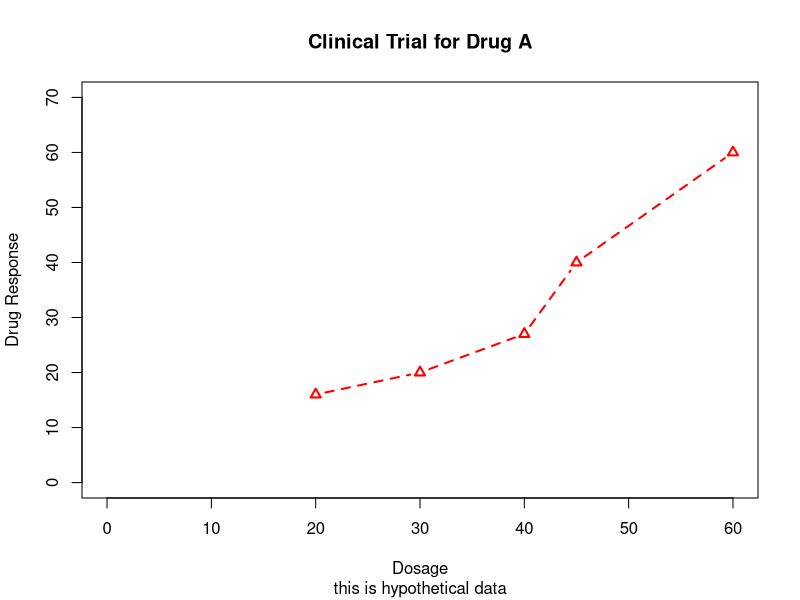
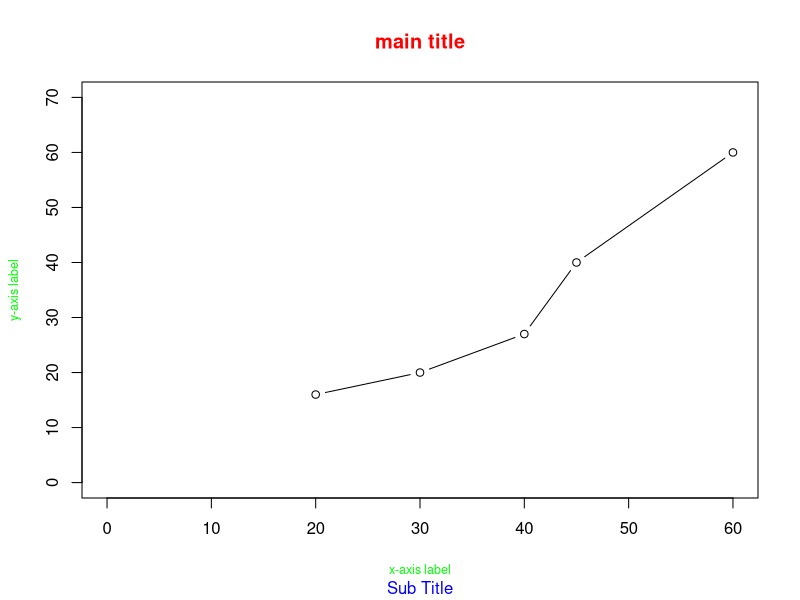
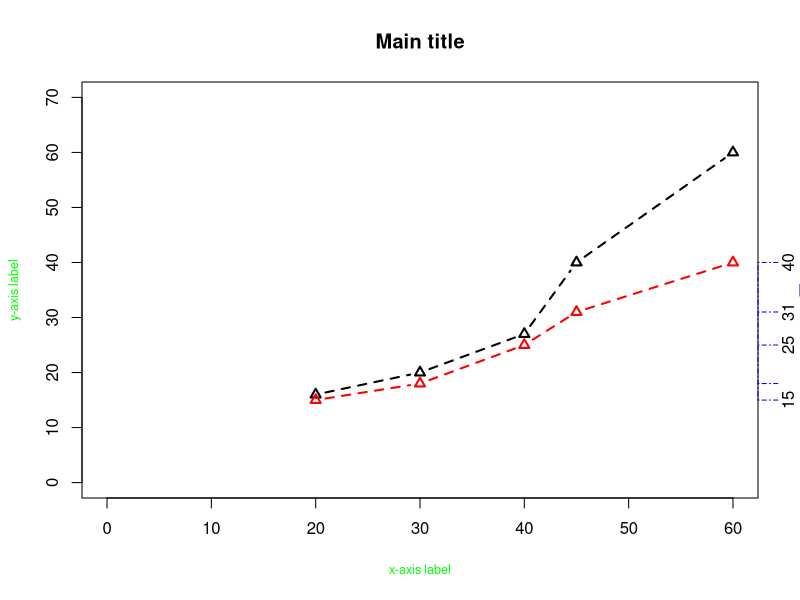
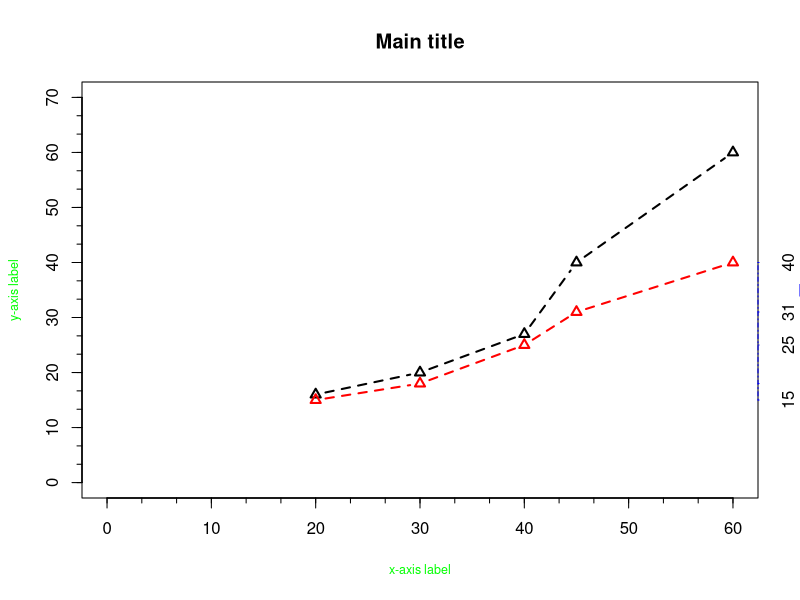
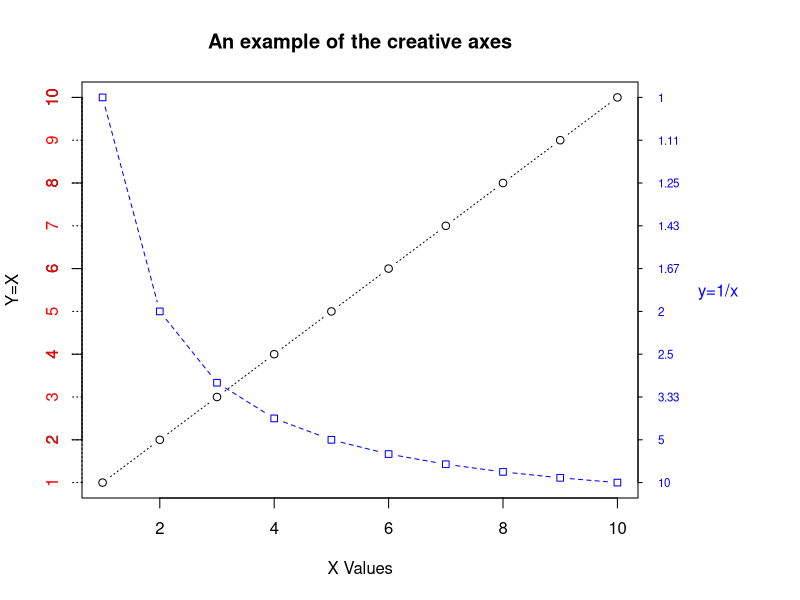
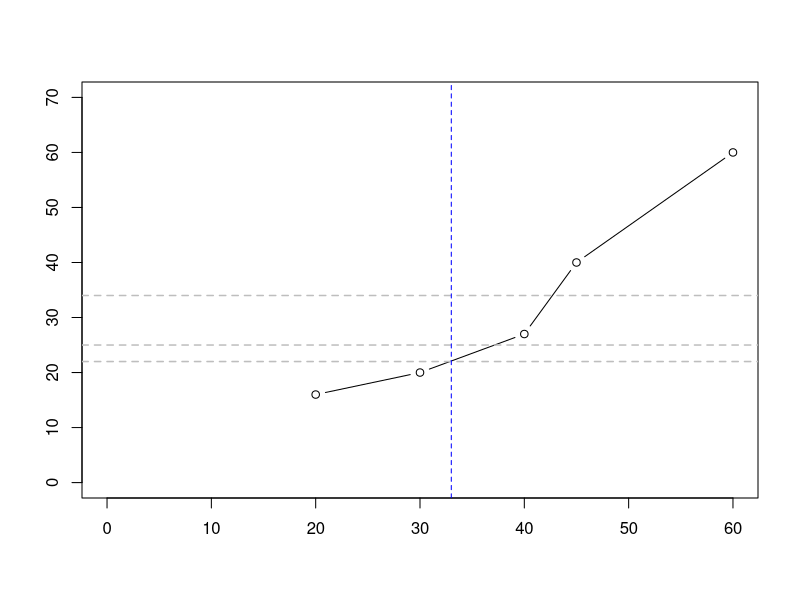
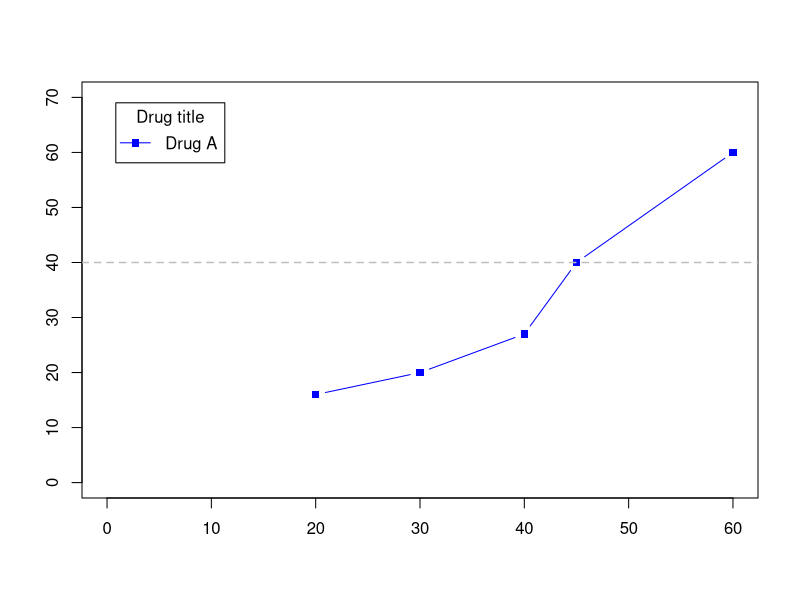
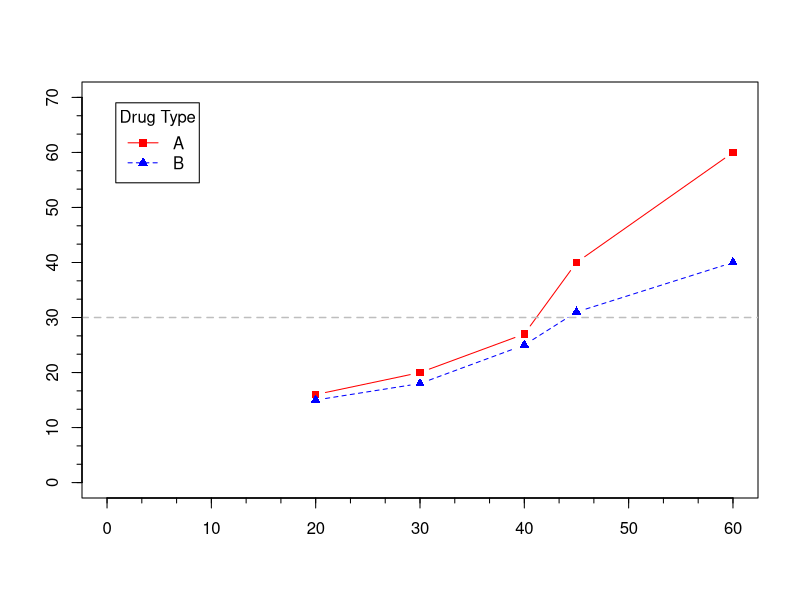

Generate these figures, in order, with R:
#set the file path
setwd(file.path("C:","Users","Ganesh Babau","Documents","GitHub","ProgrammingLanguages","R","Basic Graphs"))

#numeric vector
dose <- c(20,30,40,45,60)
drugA <- c(16,20,27,40,60)
drugB <- c(15,18,25,31,40)

#Axis values range setup
plot(dose,drugA,type="b",col="red",lty=2,pch=2,lwd=2,main="Clinical Trial for Drug A",sub="this is hypothetical data",
xlab="Dosage",ylab="Drug Response",xlim=c(0,60),ylim=c(0,70))  #xlim and ylim options are the co-ordination ranges
par(ann=FALSE) #ann=FALSE options remove default titles and labels in the plot

#TITLES
#------
#use title() function to add information to a title and axis labels to a plot along with graphical parameters

plot(dose,drugA,type="b",xlim=c(0,60),ylim=c(0,70))
par(ann=FALSE)
title(main="main title",col.main="red",sub="Sub Title",col.sub="blue")#main and sub options specifyies the titles
title(xlab="x-axis label",ylab="y-axis label",col.lab="green",cex.lab=0.75) #xlab and ylab are the axis labels

#AXES
#----------------
#Axis() functions is typically used for custom axis
opar <- par(no.readonly=TRUE)
plot(dose,drugA,type="b",lty=2,pch=2,lwd=2,ann=FALSE,xlim=c(0,60),ylim=c(0,70))
lines(dose,drugB,type="b",lty=2,pch=2,lwd=2,col="red")#line functions() adds an new line
#axis(side=4)#side options is integer indicating the side of the graph on which to draw the axix 1(bottom),2(left),3(top),4(right)
#axis(side=4,at=drugB)#at options where numeric vector indicating where tick marks should be drawn
#axis(side=4,at=drugB,labels=drugB)#labels options is charc vector of labels to be placed at the tick marks
#axis(side=4,at=drugB,labels=drugB,lty=4,col="blue")#col options line and tick mark colour
#axis(side=4,at=drugB,labels=dose,lty=4,col="blue",las=2)#las options title specify the label in parallel(1) or perpendicular(2)
axis(side=4,at=drugB,lty=4,col="blue",tck=-0.05)#tck options supresses the length of each tick mark which is major.
mtext("Drug B",side=4,line=2,cex.lab=1,col="blue",las=1)#mtext options add the text of the margin of the plot
title(main="Main title",xlab="x-axis label",ylab="y-axis label",col.lab="green",cex.lab=0.75) # adding title
par(opar)
#for minor tick mark
#use the minor.tick functions() from Hmisc package
opar <- par(no.readonly=TRUE)
plot(dose,drugA,type="b",lty=2,pch=2,lwd=2,ann=FALSE,xlim=c(0,60),ylim=c(0,70))
lines(dose,drugB,type="b",lty=2,pch=2,lwd=2,col="red")#line functions() adds an new line
axis(side=4,at=drugB,lty=4,col="blue",tck=-0.01)
library(Hmisc) #minor tick marks package
minor.tick(nx=3,ny=3,tick.ratio=0.5) #nx and y options are divide the area between major tick on x-axis and y axis and tick.rati is the size minor tick marks
mtext("Drug B",side=4,line=2,cex.lab=1,col="blue",las=1)
title(main="Main title",xlab="x-axis label",ylab="y-axis label",col.lab="green",cex.lab=0.75) # adding title
par(opar)

#combining all concepts axis and title
opar <- par(no.readonly=TRUE)
x <- c(1:10)
y <- x
z <- 10/x
par(mar=c(5,4,4,8)+ 0.1) #mar options increases the margin
plot(x,y,type="b",pch=21,lty=3,ann=FALSE)#Plot() starts a new graph & ann=FALSE options remove default titles and labels in the plot
lines(x,z,type="b",pch=22,col="blue",lty=2)#adding new graph elements to existing graph using line() functions
axis(2,at=x,labels=x,col.axis="red",lty=3)#
axis(4,at=x,labels=round(z,digits=2),col.axis="blue",las=2,cex.axis=0.7,tck=-0.01)
mtext("y=1/x",side=4,line=3,cex.lab=1,las=2,col="blue")
title("An example of the creative axes",xlab="X Values",ylab="Y=X")
par(opar)

#REFERENCE LINES
#----------------
#abline() functions is used to add reference lines to a graph.
opar <- par(no.readonly=TRUE)
plot(dose,drugA,type="b",xlim=c(0,60),ylim=c(0,70))
abline(h=c(22,34,25),lwd=1.5,lty=2,col="gray") #h options adds the solid horizontal lines numeric vector
abline(v=seq(33,53,67),lty=2,col="blue")#v options add vertical lines 
par(opar)

#LEGEND
#----------------
#legend() functions can be added whats being represented by each bar,pie,slice
opar <- par(no.readonly=TRUE)
plot(dose,drugA,type="b",pch=15,lty=1,col="blue",xlim=c(0,60),ylim=c(0,70))
abline(h=c(40),lwd=1.5,lty=2,col="gray")
#legend(location="topleft",legend=c("Drug A")) #location options is used to place positions & lengend options for charcter vector with labels
#legend("topleft",c("Drug A"),inset=.05)#inset options moves the indenting the positions 
#legend("topleft",c("Drug A"),inset=.05,title="Drug title")#title options specifies the legend title 
#legend("topleft",c("Drug A"),inset=.05,title="Drug title",lty=1,pch=15,col="blue")#lty and pch options specify the line type and symbol type
legend("topleft",c("Drug A"),inset=.05,title="Drug title",lty=1,pch=15,col="blue")#title options specifies the legend title 
par(opar)

#Example combining reference lines and lengend
opar <- par(no.readonly=TRUE)
par(lwd=1,cex=1,font.lab=1) # increase line, text,symbols and label size
plot(dose,drugA,type="b",pch=15,lty=1,col="red",xlim=c(0,60),ylim=c(0,70),main="Drug A vs Drug B", xlab="Drug Dosage",ylab="Drug Response") #genderating the graph
lines(dose,drugB,type="b",pch=17,lty=2,col="blue")#adding new graph elements to existing graph using line() functions 
abline(h=c(30),lwd=1.5,lty=2,col="gray")#adding the reference lines
library(Hmisc) #sepial library for ticks
minor.tick(nx=3,ny=3,tick.ratio=0.5)
legend("topleft",inset=.05,title="Drug Type",c("A","B"),lty=c(1,2),pch=c(15,17),col=c("red","blue"))
par(opar)

#TEXT ANNOTATIONS
#----------------
#text can be added to graph using the text() and mtext() functions
#text() places text within the graph, whereas mtext() places text in one of the four margins
attach(mtcars)
plot(wt,mpg,main="Mileage vs car weight",xlab="Weight",ylab="Mileage",pch=18,col="blue",cex=0.2)
#pos options position relative to location 1=below,2=left,3=above and 4=right.
#side 
text(wt,mpg,row.names(mtcars),cex=0.5,pos=4,col="red")
detach(mtcars)

#display font families
par(lwd=1,cex=1,font.lab=1)
par(cex=1.5)
plot(1:7,1:7,type="n")
text(3,3,"Example of default text")
text(4,4,family="mono","Example of mono-spaced text")
text(5,5,family="serif","Example of serif text")
par(opar)

#MATH ANNOTATIONS
#----------------
#adding the mathematical symobols and formulae to a graph using text-Like
demo(plotmath) # demo samples and examples

par(mar = c(4, 4, 2, 0.1))
plot(rnorm(100), rnorm(100),
  xlab = expression(hat(mu)[0]), ylab = expression(alpha^beta),
  main = expression(paste("Plot of ", alpha^beta, " versus ", hat(mu)[0])))
